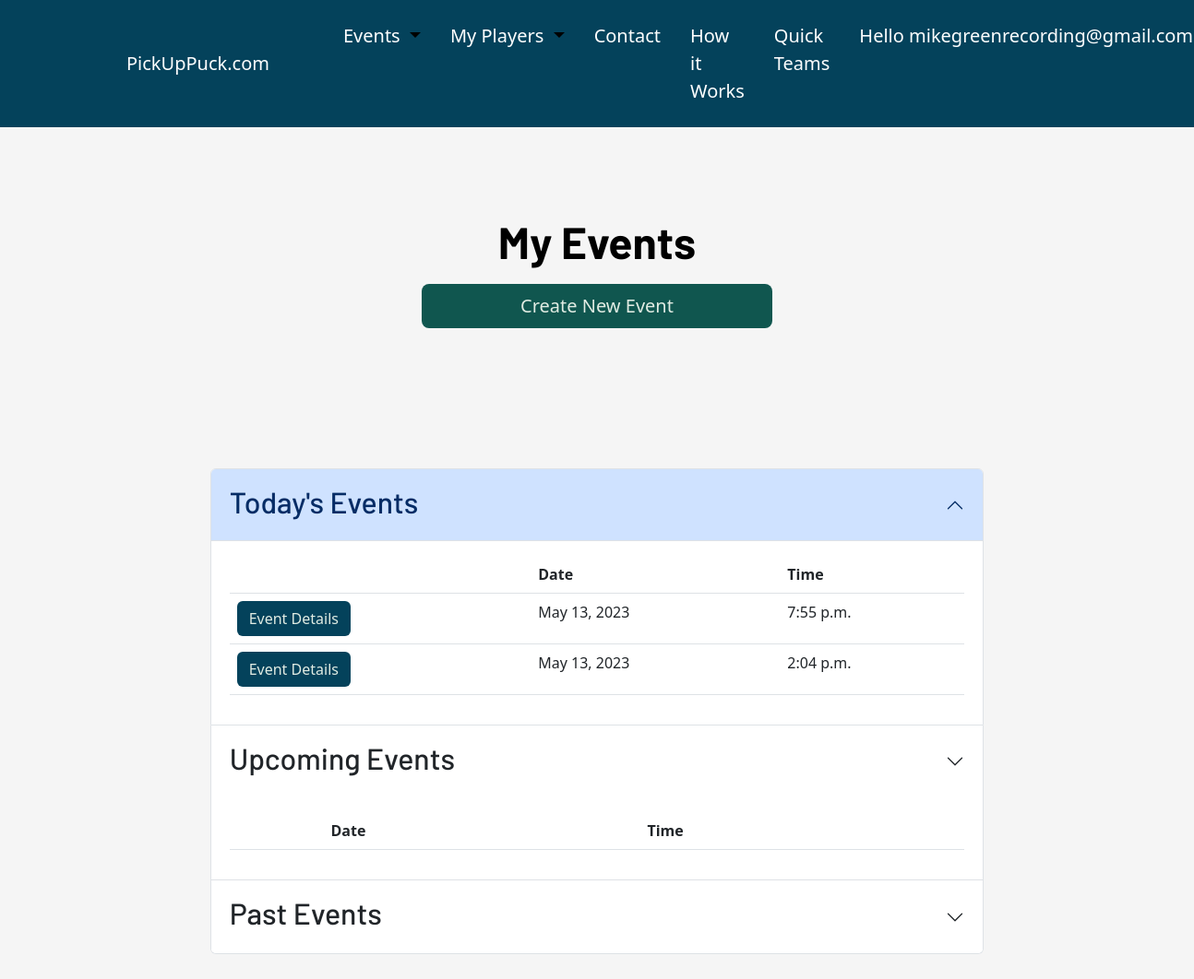
Screenshot of /organize/ (signed in) with the database file from the repository.
### OrgDash/models.py (models this page shows, shortened)
class Skate(models.Model):
    host = models.ForeignKey(User, on_delete= models.CASCADE, default= 1)
    date = models.DateField(auto_now = False, default= None)
    time = models.TimeField(auto_now=False, default= None)
    location = models.CharField(max_length=200)
    price = models.IntegerField()
    max_players = models.IntegerField(default=0)
    max_goalies = models.IntegerField(default=2)
    recurring_event = models.BooleanField(default= False)
    player_full = models.BooleanField(default=False)
    goalie_full = models.BooleanField(default=False)
    player_guests = models.ManyToManyField('Player', related_name= 'player_guests')
    goalie_guests = models.ManyToManyField('Player', related_name= 'goalie_guests')
    STATUS_CHOICES = [
        (7,'Every Week'),
        (14,'Every Two Weeks'),
    ]
    frequency = models.IntegerField(choices=STATUS_CHOICES, default= 7, blank= True)
    send_invite_days_before = models.IntegerField(default= 3, blank= True)
    finalize_event_hours_before = models.IntegerField(default=1, blank= True)
    group_to_invite = models.ForeignKey('PlayerGroup', on_delete= models.CASCADE, blank= True, null=True)
    already_duplicated = models.BooleanField(default= False)
    auto_invites_sent = models.BooleanField(default=False)
    auto_rosters_sent = models.BooleanField(default= False)

### OrgDash/views.py (the view)
# urls.py: path('', views.OrganizerDashboard, name = 'organizer_dashboard'),
def OrganizerDashboard(request):
    today=timezone.now()
    active_user = request.user.pk
    todays_events = Skate.objects.filter(Q(host= active_user) & Q(date=today))
    upcoming_events = Skate.objects.filter(Q(host= active_user) & Q(date__gt= today))
    past_events = Skate.objects.filter(Q(host= active_user) & Q(date__lt= today))
    context = {'upcoming_events' : upcoming_events, 'past_events': past_events, 'todays_events': todays_events}
    return render (request,'OrgDash/dash_base.html',context)

### OrgDash/templates/OrgDash/dash_base.html (shortened to what this page needs)
{% extends 'base.html' %}
{% block body_block %}
<div class="container col-md-8">
  <div class="px-4 py-5 my-5 text-center">
    <h1 class="display-5 fw-bold text-body-emphasis">My Events</h1>
    <div class="col-lg-6 mx-auto">
      <div class="d-grid gap-2 d-sm-flex justify-content-sm-center p-2">
        <a type="button" class=" w-100 btn-lg btn btn-green" href="{% url 'OrgDash:create_event' %}">Create New Event</a>
      </div>
    </div>
  </div>
<div class="accordion py-5" id="accordionPanelsStayOpenExample">
  <div class="accordion-item ">
    <h2 class="accordion-header">
      <button class="accordion-button" type="button" data-bs-toggle="collapse" data-bs-target="#panelsStayOpen-collapseOne" aria-expanded="true" aria-controls="panelsStayOpen-collapseOne">
        <h2>Today's Events</h2>
      </button>
    </h2>
    <div id="panelsStayOpen-collapseOne" class="accordion-collapse collapse show">
      <div class="accordion-body">
        <table class="table table-hover table">
          <thead>
            <tr>
              <th scope="col"></th>
              <th scope="col">Date</th>
              <th scope="col">Time</th>
            </tr>
          </thead>
          <tbody>
            {% for item in todays_events %}
            <tr>
            <td><a type="button" class="btn btn-blue" data-bs-toggle="offcanvas" data-bs-target="#event{{item.id}}" aria-controls="offcanvasExample" >Event Details</a></td>
            <td>{{item.date}}</td>
            <td>{{item.time}}</td>
            </tr>
            {% endfor %}
        </tbody>
        </table>
      </div>
    </div>
  </div>
  <div class="accordion-item">
    <h2 class="accordion-header">
      <button class="accordion-button collapsed" type="button" data-bs-toggle="collapse" data-bs-target="#panelsStayOpen-collapseTwo" aria-expanded="false" aria-controls="panelsStayOpen-collapseTwo">
        <h2>Upcoming Events</h2>
      </button>
    </h2>
    <div id="panelsStayOpen-collapseTwo" class="accordion-collapse collapse show">
      <div class="accordion-body">
        <table class="table table-hover table">
          <thead>
            <tr>
              <th scope="col"></th>
              <th scope="col">Date</th>
              <th scope="col">Time</th>
            </tr>
          </thead>
        </table>
      </div>
    </div>
  </div>
  <div class="accordion-item">
    <h2 class="accordion-header">
      <button class="accordion-button collapsed" type="button" data-bs-toggle="collapse" data-bs-target="#panelsStayOpen-collapseThree" aria-expanded="false" aria-controls="panelsStayOpen-collapseThree">
       <h2>Past Events</h2>
      </button>
    </h2>
  </div>
</div>
    </div>
  {% endblock %}

### pickuphockey/templates/base.html (shortened to what this page needs)
{% load static %}
<!DOCTYPE html>
<html lang="en">
<head>
    <link href="https://cdn.jsdelivr.net/npm/bootstrap@5.3.0-alpha1/dist/css/bootstrap.min.css" rel="stylesheet">
    <link rel="stylesheet" href="{% static 'pickuphockey.css' %}">
</head>
<nav class="navbar navbar-expand-lg main-nav py-3" aria-label="Ninth navbar example">
  <div class="container-xl">
    <a href="/" class="navbar-brand nav-links px-5">PickUpPuck.com</a>
    {% if user.is_authenticated %}
    <div class="collapse navbar-collapse" id="navbarsExample07XL">
      <ul class="navbar-nav me-auto mb-2 mb-lg-0">
        <li class="nav-item dropdown px-2">
          <a class="nav-link dropdown-toggle active nav-links" href="#" role="button" data-bs-toggle="dropdown" aria-expanded="false">
           Events
          </a>
        </li>
        <li class="nav-item dropdown px-2">
          <a class="nav-link dropdown-toggle active nav-links" href="#" role="button" data-bs-toggle="dropdown" aria-expanded="false">
            My Players
          </a>
        </li>
        <li class="px-2"><a href="{% url 'contact' %}" class="nav-links nav-link link-body-emphasis">Contact</a></li>
        <li class="px-2"><a href="{% url 'how_it_works' %}" class="nav-links nav-link link-body-emphasis">How it Works</a></li>
        <li class="px-2"><a href="{% url 'quickteams:quick_teams' %}" class="nav-links nav-link link-body-emphasis">Quick Teams</a></li>
        <li class="nav-item dropdown px-2 ">
          <a class="nav-link dropdown-toggle active nav-links" href="#" role="button" data-bs-toggle="dropdown" aria-expanded="false">
            Hello {{user}}
          </a>
            <a class="dropdown-item" href="/reset-password/">Reset Password</a></li>
          </ul>
    </div>
      {% endif %}
  </div>
</nav>
    <body>
                {% block body_block%}
                {% endblock %}
</body>
</html>

### pickuphockey/static/pickuphockey.css (style rules this page uses)
body { background-color: whitesmoke; }
.main-nav { background-color: #04425B; }
h1, h2, h3, h4, h5 { font-family: 'Barlow', sans-serif; }
.nav-links { -webkit-text-fill-color: #ffffff; font-size: 125%; }
.btn-green { background-color: #10564f; -webkit-text-fill-color: #e1ece3; }
.btn-blue { background-color: #04425B; -webkit-text-fill-color: #e1ece3; }

### rows the page displays
Skate: date "May 13, 2023", time "7:55 p.m."
Skate: date "May 13, 2023", time "2:04 p.m."

### other values shown
{{ user }} "mikegreenrecording@gmail.com…"
